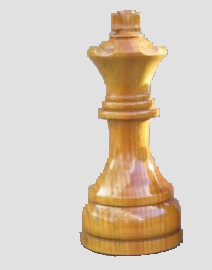
%> input picture king1.jpg, 212 x 270 px
$ octave HLP.m   (GNU Octave 9; MATLAB toolbox functions it lacks are replaced by stand-ins)
%> lines starting %> are read from the running program, lines starting %| are printed output that depends on the picture; in (x1, y1, x2, y2) boxes, pixels count from 0 and x2, y2 are one past the last pixel; in counts of white or black regions, pixels touching at a corner belong together; the program's own positions count from 1
### segmentation.m
function [ d,st,h,tp,rad,sr,hr ] = segmentation( imEdge )
%UNTITLED2 Summary of this function goes here
%   Detailed explanation goes here
   [r,c]=size(imEdge);
   x=zeros(1,c);
   start=0;count=0;i=1;
   for b=2:c-1
    for a=2:r-1
        if imEdge(a,b)==1
            start=1;
        end
        if sum(imEdge(a:r,b))==0
            start=0;
        end
        if start==1
            count=count+1;
        end
    end
   x(i)=count;count=0;i=i+1;

   end
    for k=1:length(x)-3
       y(k)=x(k+3)-x(k);
   end
   start=0;pos=0;neg=0;zer=0;p=1;q=1;
   for m=1:length(y)-5
       if y(m)~=0 && y(m+1)~=0 && y(m+2)~=0 && y(m+3)~=0 && y(m+5)~=0 && y(m+5)~=0
           if start==0
               init=m;
           end
           start=1;
       end
       if start==1
           if y(m)>0 && y(m)<40
               zer=0;pos=pos+1;
           elseif y(m)<0 && y(m)>-40
               zer=0;neg=neg+1;
           elseif y(m)==0
               zer=zer+1;
           end
           if zer>5
               final=m-zer;
               if pos>10 && neg>10
                   rad(p)=(final-init)/2;sr(p)=init;hr(p)=x(init-5);p=p+1;
               elseif pos>10
                   tp(q)=final;tp(q+1)=init;
                   h(q)=x(final+5);h(q+1)=x(init-5);q=q+2;
               elseif neg>10
                   tp(q)=init;tp(q+1)=final;
                   h(q)=x(init-5);h(q+1)=x(final+5);q=q+2;
               end
               start=0;pos=0;neg=0;zer=0;
           end
       end
   end
   for u=1:length(rad)
       x(sr(u):sr(u)+(2*rad))=x(sr(u)-5);
   end
   for v=1:2:length(h)
       if tp(v)<tp(v+1)
           x(tp(v):tp(v+1))=x(tp(v)-5);
       elseif tp(v)>tp(v+1)
           x(tp(v+1):tp(v))=x(tp(v)+5);
       end
   end
   i=1;
   for j=2:c-1
       if abs(x(j)-x(j-1))>10
           if abs(x(j)-x(j+10))<10
                d(i)=x(j+10);st(i)=j;i=i+1;
           end
       end
   end
   sr=sr-st(1);tp=tp-st(1);st=st-st(1);
     d=0.2083*d;st=0.2092*st;h=0.2083*h;tp=0.2092*tp;rad=0.2092*rad;sr=0.2092*sr;hr=0.2083*hr;
     d=round(d);st=round(st);h=round(h);tp=round(tp);rad=round(rad);sr=round(sr);hr=round(hr);
end

### HLP.m
% ($Lathe)
% ($Millimeters)
% ($AddRegPart 32)
% (samp)

Im=imread('king1.jpg');
%> Im is the input picture: size 270x212x3 uint8; mean R, G, B 216.1, 203.2, 187.9
BW=im2bw(Im,0.75);
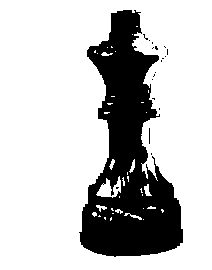
%> BW: size 270x212 logical; 76.4% white; 19 black regions (18 under 20 px), largest, box (x1, y1, x2, y2) and area: (79, 10, 183, 257) 13464
imEdge=edge(BW);
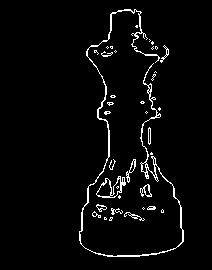
%> imEdge: size 270x212 logical; 3.5% white in thin lines or dots, all inside (x1, y1, x2, y2) = (79, 9, 184, 257)
imshow(imEdge)
[dia st h tp rad sr hr]=segmentation(imEdge);
%> after the loop in segmentation, `for b=2:c-1`: i = 211; start = 0; x = 212 values, max 248 at index 124, min 0 at index 1, mean 92.18
%> after the loop in segmentation, `for k=1:length(x)-3`: y = 209 values, max 158 at index 83, min -136 at index 166, mean 0
%> after the loop in segmentation, `for m=1:length(y)-5`: final = 183; init = 76; neg = 0; p = 2; pos = 0; q = 1; zer = 0
%> after the loop in segmentation, `for u=1:length(rad)`: x = 212 values from 0 to 0
%> the run ends on the next line
